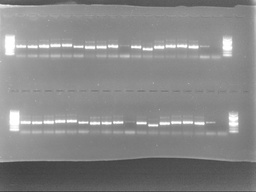
#> input picture data/processed/bg_sample01.jpg, 256 x 192 px, shrunk from 2690 x 2018 before the run, found by its file name
$ python adapt_bg_subtraction.py
#> lines starting #> are read from the running program, lines starting #| are printed output that depends on the picture; long printed decimals are rounded
import numpy as np
from skimage import filters, morphology, exposure, io
from skimage.util import img_as_float

def adaptive_background_subtraction_fixed_dark_bg(image: np.ndarray):
    """
    Automaticky určí radius pre odčítanie pozadia podľa kontrastu,
    ale berie ako samozrejmosť, že pozadie je TMAVÉ a pásy sú SVETLÉ.
    """
    # 1️⃣ základné štatistiky
    mean_intensity = np.mean(image)
#> mean_intensity = 0.531
    std_intensity = np.std(image)
#> std_intensity = 0.126
    contrast = std_intensity / (mean_intensity + 1e-5)
#> contrast = 0.237

    # 2️⃣ adaptívny radius podľa kontrastu
    if contrast > 0.3:
        radius = 30
    elif contrast > 0.15:
        radius = 60
    else:
        radius = 120

    # 3️⃣ výpočet pozadia cez morfologické otvorenie
    selem = morphology.disk(radius)
    background = morphology.opening(image, selem)
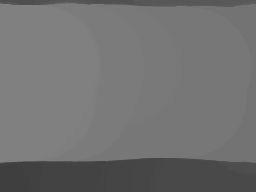
#> background: shape (192, 256) float64; min 0.247, max 0.502, mean 0.443

    # 4️⃣ odčítanie (vždy pozadie tmavé)
    image_sub = image - background
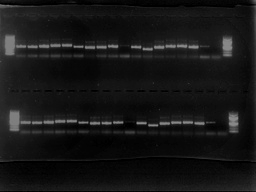
#> image_sub: shape (192, 256) float64; min 0, max 0.533, mean 0.0877

    # 5️⃣ normalizácia intenzity
    image_sub = exposure.rescale_intensity(image_sub, in_range="image", out_range=(0, 1))
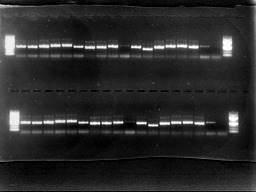
#> image_sub: shape (192, 256) float64; min 0, max 1, mean 0.165

    return image_sub, {
        "radius": radius,
        "contrast": contrast,
        "background_is_dark": True
    }

if __name__ == "__main__":
    img = img_as_float(io.imread("data/processed/bg_sample01.jpg", as_gray=True))
    result, params = adaptive_background_subtraction_fixed_dark_bg(img)
#> params = {'radius': 60, 'contrast': 0.237, 'background_is_dark': True}

    print("Použité parametre:", params)
#| Použité parametre: {'radius': 60, 'contrast': 0.2366, 'background_is_dark': True}
    io.imsave("data/processed/adapt_sub_sample01.jpg", (result * 255).astype(np.uint8))
